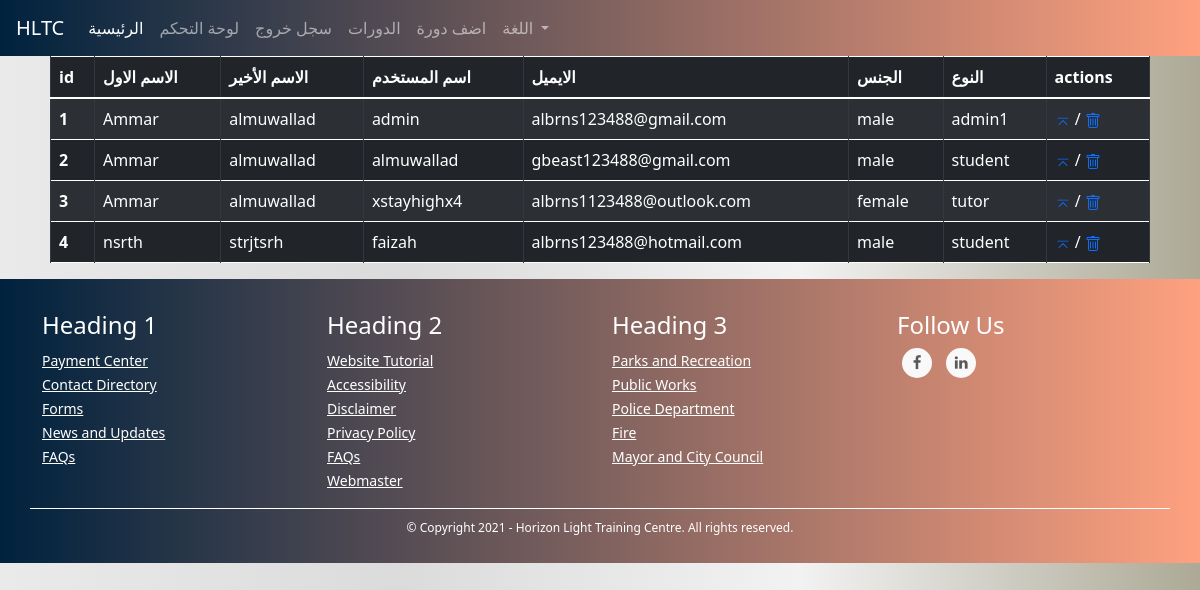
/admins/all_users (signed in), run on an earlier commit of the app's database.
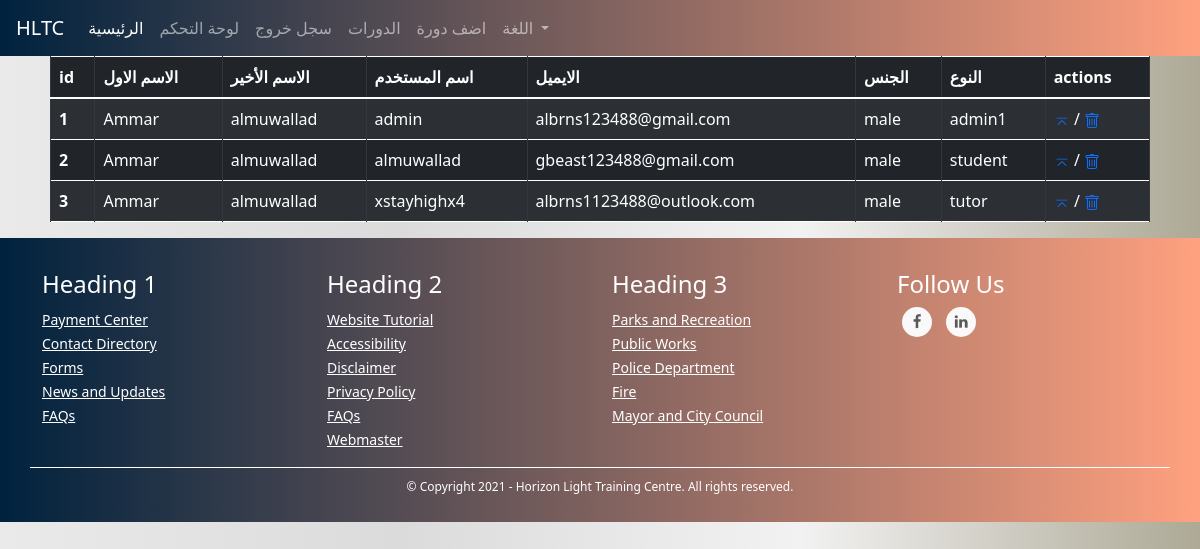
And on a later commit of the database.
### TUTOR/models.py (models this page shows, shortened)
class UserModel(db.Model, UserMixin):
    id = db.Column(db.Integer, primary_key=True)
    first_name = db.Column(db.String(128), nullable=False)
    last_name = db.Column(db.String(128), nullable=False)
    username = db.Column(db.String(20), unique=True, nullable=False)
    email = db.Column(db.String(256), unique=True, nullable=False)
    password = db.Column(db.String(255), nullable=False)
    user_type = db.Column(db.String(30), nullable=False)
    _gender = db.Column(db.Boolean, nullable=False, default=True)
    email_confirmation_code = db.Column(db.String(5), nullable=True)
    is_confirmed = db.Column(db.Boolean, nullable=False, default=False)
    creation_date = db.Column(db.DateTime, nullable=False, default=datetime.utcnow)
    admin_data_model = db.relationship('AdminDataModel', backref='user', uselist=False)
    tutor_data_model = db.relationship('TutorDataModel', backref='user', uselist=False)
    student_data_model = db.relationship('StudentDataModel', backref='user', uselist=False)
    @property
    def gender(self):
        return "male" if self._gender else "female"

### TUTOR/ADMINISTRATION/routes.py (the view)
@admins_blueprint.route("/admins/all_users", methods=["GET"])
@login_required(ADMIN_TYPES)
def users_list_view(): # admin only
    users = UserModel.query.all()
    return render_template("admins/users.html", users=users)

### TUTOR/ADMINISTRATION/routes.py (called while the page is built)
@admins_blueprint.context_processor
def utility_processor():
    return dict(get_language_text=LngObj.get_language_text, get_current_page_language_list=LngObj.get_current_page_language_list, languages=LANGUAGES, admin_types=ADMIN_TYPES, settings=SiteSettingsModel.instance())

### TUTOR/models.py (called while the page is built)
@login_manager.user_loader
def load_user(user_id):
    return UserModel.query.get(int(user_id))

    @classmethod
    def instance(cls):
        return cls.query.get(1)

### TUTOR/utils/utils.py (called while the page is built)
def login_required(roles=[]):
	def wrapper(fn):
		@wraps(fn)
		def decorated_view(*args, **kwargs):
			if request.method in EXEMPT_METHODS:
				return fn(*args, **kwargs)
			elif current_app.login_manager._login_disabled:
				return fn(*args, **kwargs)
			elif not current_user.is_authenticated:
				return current_app.login_manager.unauthorized()
			role = current_user.user_type
			if ( (role not in roles) and (roles != []) ):
				return current_app.login_manager.unauthorized()
			return fn(*args, **kwargs)
		return decorated_view
	return wrapper

### TUTOR/templates/admins/users.html (shortened to what this page needs)
{% extends "template.html" %}
{% block head %}<link rel="stylesheet" href="{{ url_for('static', filename='css/filtered_table.css') }}" >{% endblock %}
{% block content %}
<div class="filtered_table">
    <table class="table table-striped table-bordered table-hover table-dark">
        <thead>
          <tr>
            <th scope="col">id</th>
            <th scope="col">الاسم الاول</th>
            <th scope="col">الاسم الأخير</th>
            <th scope="col">اسم المستخدم</th>
            <th scope="col">الايميل</th>
            <th scope="col">الجنس</th>
            <th scope="col">النوع</th>
            <th scope="col">actions</th>
          </tr>
        </thead>
        <tbody>
        {% for user in users %}
          <tr>
            <a href="#">
            <th scope="row">{{ user.id }}</th></a>
            <td>{{ user.first_name }}</td>
            <td>{{ user.last_name }}</td>
            <td>{{ user.username }}</td>
            <td>{{ user.email }}</td>
            <td>{{ user.gender }}</td>
            <td>{{ user.user_type }}</td>
            <td><a href="{{ url_for('admins_blueprint.user_detailed_view', user_id=user.id) }}"></a> / <a href="#"></a></td>
          </tr>
        {% endfor %}
        </tbody>
      </table>
    </div>
{% endblock %}

What changed in the data, as far as the page shows it:
removed UserModel: id "4", first_name "nsrth", last_name "strjtsrh", username "faizah", email "albrns123488@hotmail.com", gender "male", user_type "student"
changed UserModel "xstayhighx4": gender "female" → "male"
